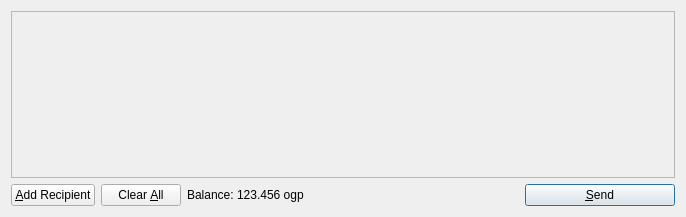
<?xml version="1.0" encoding="UTF-8"?>
<ui version="4.0">
 <class>SendCoinsDialog</class>
 <widget class="QDialog" name="SendCoinsDialog">
  <property name="geometry">
   <rect>
    <x>0</x>
    <y>0</y>
    <width>686</width>
    <height>217</height>
   </rect>
  </property>
  <property name="windowTitle">
   <string>Send Coins</string>
  </property>
  <layout class="QVBoxLayout" name="verticalLayout">
   <item>
    <widget class="QScrollArea" name="scrollArea">
     <property name="widgetResizable">
      <bool>true</bool>
     </property>
     <widget class="QWidget" name="scrollAreaWidgetContents">
      <property name="geometry">
       <rect>
        <x>0</x>
        <y>0</y>
        <width>666</width>
        <height>165</height>
       </rect>
      </property>
      <layout class="QVBoxLayout" name="verticalLayout_2">
       <property name="margin">
        <number>0</number>
       </property>
       <item>
        <layout class="QVBoxLayout" name="entries">
         <property name="spacing">
          <number>6</number>
         </property>
        </layout>
       </item>
       <item>
        <spacer name="verticalSpacer">
         <property name="orientation">
          <enum>Qt::Vertical</enum>
         </property>
         <property name="sizeHint" stdset="0">
          <size>
           <width>20</width>
           <height>40</height>
          </size>
         </property>
        </spacer>
       </item>
      </layout>
     </widget>
    </widget>
   </item>
   <item>
    <layout class="QHBoxLayout" name="horizontalLayout">
     <item>
      <widget class="QPushButton" name="addButton">
       <property name="toolTip">
        <string>Send to multiple recipients at once</string>
       </property>
       <property name="text">
        <string>&amp;Add Recipient</string>
       </property>
       <property name="icon">
        <iconset resource="../bitcoin.qrc">
         <normaloff>:/icons/add</normaloff>:/icons/add</iconset>
       </property>
       <property name="autoDefault">
        <bool>false</bool>
       </property>
      </widget>
     </item>
     <item>
      <widget class="QPushButton" name="clearButton">
       <property name="sizePolicy">
        <sizepolicy hsizetype="Minimum" vsizetype="Fixed">
         <horstretch>0</horstretch>
         <verstretch>0</verstretch>
        </sizepolicy>
       </property>
       <property name="toolTip">
        <string>Remove all transaction fields</string>
       </property>
       <property name="text">
        <string>Clear &amp;All</string>
       </property>
       <property name="icon">
        <iconset resource="../bitcoin.qrc">
         <normaloff>:/icons/remove</normaloff>:/icons/remove</iconset>
       </property>
       <property name="autoRepeatDelay">
        <number>300</number>
       </property>
       <property name="autoDefault">
        <bool>false</bool>
       </property>
      </widget>
     </item>
     <item>
      <layout class="QHBoxLayout" name="horizontalLayout_2">
       <property name="spacing">
        <number>3</number>
       </property>
       <item>
        <widget class="QLabel" name="label">
         <property name="text">
          <string>Balance:</string>
         </property>
        </widget>
       </item>
       <item>
        <widget class="QLabel" name="labelBalance">
         <property name="cursor">
          <cursorShape>IBeamCursor</cursorShape>
         </property>
         <property name="text">
          <string>123.456 ogp</string>
         </property>
         <property name="textInteractionFlags">
          <set>Qt::LinksAccessibleByMouse|Qt::TextSelectableByKeyboard|Qt::TextSelectableByMouse</set>
         </property>
        </widget>
       </item>
      </layout>
     </item>
     <item>
      <spacer name="horizontalSpacer">
       <property name="orientation">
        <enum>Qt::Horizontal</enum>
       </property>
       <property name="sizeHint" stdset="0">
        <size>
         <width>40</width>
         <height>20</height>
        </size>
       </property>
      </spacer>
     </item>
     <item>
      <widget class="QPushButton" name="sendButton">
       <property name="minimumSize">
        <size>
         <width>150</width>
         <height>0</height>
        </size>
       </property>
       <property name="toolTip">
        <string>Confirm the send action</string>
       </property>
       <property name="text">
        <string>&amp;Send</string>
       </property>
       <property name="icon">
        <iconset resource="../bitcoin.qrc">
         <normaloff>:/icons/send</normaloff>:/icons/send</iconset>
       </property>
       <property name="default">
        <bool>true</bool>
       </property>
      </widget>
     </item>
    </layout>
   </item>
  </layout>
 </widget>
 <resources>
  <include location="../bitcoin.qrc"/>
 </resources>
 <connections/>
</ui>
